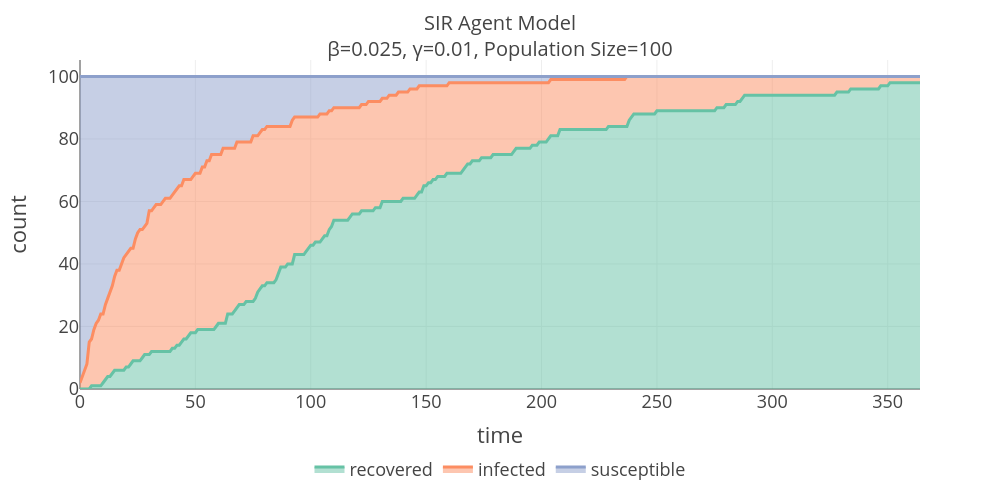

Here is the notebook cell this chart was saved with:
### Markdown cell above
### Area Plot

### Code cell
fig = px.area(df, x="time", y="count", color="grp", color_discrete_map=color_map)
fig.update_layout(**graph_params)
fig.show()

### Figure 1 — Plotly figure (JSON) as saved in the notebook; plotly's stock layout.template omitted (floating-point values rounded to 4 significant figures; data arrays with more than 128 entries replaced by an {"elided": "..."} marker saying what was removed)
{"data": [{"fillpattern": {"shape": ""}, "hovertemplate": "grp=recovered<br>time=%{x}<br>count=%{y}<extra></extra>", "legendgroup": "recovered", "line": {"color": "#66c2a5"}, "marker": {"symbol": "circle"}, "mode": "lines", "name": "recovered", "orientation": "v", "showlegend": true, "stackgroup": "1", "type": "scatter", "x": {"elided": "365 int values"}, "xaxis": "x", "y": {"elided": "365 int values"}, "yaxis": "y"}, {"fillpattern": {"shape": ""}, "hovertemplate": "grp=infected<br>time=%{x}<br>count=%{y}<extra></extra>", "legendgroup": "infected", "line": {"color": "#fc8d62"}, "marker": {"symbol": "circle"}, "mode": "lines", "name": "infected", "orientation": "v", "showlegend": true, "stackgroup": "1", "type": "scatter", "x": {"elided": "365 int values"}, "xaxis": "x", "y": {"elided": "365 int values"}, "yaxis": "y"}, {"fillpattern": {"shape": ""}, "hovertemplate": "grp=susceptible<br>time=%{x}<br>count=%{y}<extra></extra>", "legendgroup": "susceptible", "line": {"color": "#8da0cb"}, "marker": {"symbol": "circle"}, "mode": "lines", "name": "susceptible", "orientation": "v", "showlegend": true, "stackgroup": "1", "type": "scatter", "x": {"elided": "365 int values"}, "xaxis": "x", "y": {"elided": "365 int values"}, "yaxis": "y"}], "layout": {"height": 500, "legend": {"orientation": "h", "title": {"text": ""}, "tracegroupgap": 0, "x": 0.5, "xanchor": "center", "y": -0.3, "yanchor": "bottom"}, "margin": {"t": 60}, "title": {"font": {"size": 20}, "text": "SIR Agent Model<br>β=0.025, γ=0.01, Population Size=100"}, "width": 1000, "xaxis": {"anchor": "y", "domain": [0, 1], "title": {"text": "time"}}, "yaxis": {"anchor": "x", "domain": [0, 1], "title": {"text": "count"}}}}
